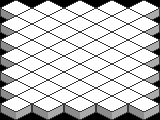

A 2D game scene composited from a Tiled map and its tileset images. What follows is a short description and the map's XML, with every tile layer's data as written:
An orthogonal 20x15 tile map with 8x8 px tiles, 2 tile layers (Underground, Ground), 2 tilesets.

<map version="1.10" tiledversion="1.10.2" orientation="orthogonal" renderorder="right-down" width="20" height="15" tilewidth="8" tileheight="8" infinite="0" nextlayerid="4" nextobjectid="1">
 <tileset firstgid="1" source="sandbox.tsx" />
 <tileset firstgid="1025" source="../chessboard/tileset-0.tsx" />
 <layer id="3" name="Underground" width="20" height="15">
  <data encoding="csv">
0,0,0,0,0,0,0,0,0,0,0,0,0,0,0,0,0,0,0,0,
1157,1158,0,0,0,0,0,0,0,0,0,0,0,0,0,0,0,0,1159,1160,
1189,1190,0,0,0,0,0,0,0,0,0,0,0,0,0,0,0,0,1191,1192,
1157,1158,0,0,0,0,0,0,0,0,0,0,0,0,0,0,0,0,1159,1160,
1189,1190,0,0,0,0,0,0,0,0,0,0,0,0,0,0,0,0,1191,1192,
1157,1158,0,0,0,0,0,0,0,0,0,0,0,0,0,0,0,0,1159,1160,
1189,1190,0,0,0,0,0,0,0,0,0,0,0,0,0,0,0,0,1191,1192,
1157,1158,0,0,0,0,0,0,0,0,0,0,0,0,0,0,0,0,1159,1160,
1189,1190,0,0,0,0,0,0,0,0,0,0,0,0,0,0,0,0,1191,1192,
1157,1158,0,0,0,0,0,0,0,0,0,0,0,0,0,0,0,0,1159,1160,
1189,1190,0,0,0,0,0,0,0,0,0,0,0,0,0,0,0,0,1191,1192,
1157,1158,0,0,0,0,0,0,0,0,0,0,0,0,0,0,0,0,1159,1160,
1189,1190,0,0,0,0,0,0,0,0,0,0,0,0,0,0,0,0,1191,1192,
1157,1158,1159,1160,1157,1158,1159,1160,1157,1158,1159,1160,1157,1158,1159,1160,1157,1158,1159,1160,
1189,1190,1191,1192,1189,1190,1191,1192,1189,1190,1191,1192,1189,1190,1191,1192,1189,1190,1191,1192
</data>
 </layer>
 <layer id="1" name="Ground" width="20" height="15">
  <data encoding="csv">
1097,1098,1099,1100,1097,1098,1099,1100,1097,1098,1099,1100,1097,1098,1099,1100,1097,1098,1099,1100,
1129,1130,1123,1124,1121,1122,1123,1124,1121,1122,1123,1124,1121,1122,1123,1124,1121,1122,1131,1132,
1097,1098,1091,1092,1089,1090,1091,1092,1089,1090,1091,1092,1089,1090,1091,1092,1089,1090,1099,1100,
1129,1130,1123,1124,1121,1122,1123,1124,1121,1122,1123,1124,1121,1122,1123,1124,1121,1122,1131,1132,
1097,1098,1091,1092,1089,1090,1091,1092,1089,1090,1091,1092,1089,1090,1091,1092,1089,1090,1099,1100,
1129,1130,1123,1124,1121,1122,1123,1124,1121,1122,1123,1124,1121,1122,1123,1124,1121,1122,1131,1132,
1097,1098,1091,1092,1089,1090,1091,1092,1089,1090,1091,1092,1089,1090,1091,1092,1089,1090,1099,1100,
1129,1130,1123,1124,1121,1122,1123,1124,1121,1122,1123,1124,1121,1122,1123,1124,1121,1122,1131,1132,
1097,1098,1091,1092,1089,1090,1091,1092,1089,1090,1091,1092,1089,1090,1091,1092,1089,1090,1099,1100,
1129,1130,1123,1124,1121,1122,1123,1124,1121,1122,1123,1124,1121,1122,1123,1124,1121,1122,1131,1132,
1097,1098,1091,1092,1089,1090,1091,1092,1089,1090,1091,1092,1089,1090,1091,1092,1089,1090,1099,1100,
1129,1130,1123,1124,1121,1122,1123,1124,1121,1122,1123,1124,1121,1122,1123,1124,1121,1122,1131,1132,
1097,1098,1091,1092,1089,1090,1091,1092,1089,1090,1091,1092,1089,1090,1091,1092,1089,1090,1099,1100,
1129,1130,1131,1132,1129,1130,1131,1132,1129,1130,1131,1132,1129,1130,1131,1132,1129,1130,1131,1132,
0,0,0,0,0,0,0,0,0,0,0,0,0,0,0,0,0,0,0,0
</data>
 </layer>
</map>
